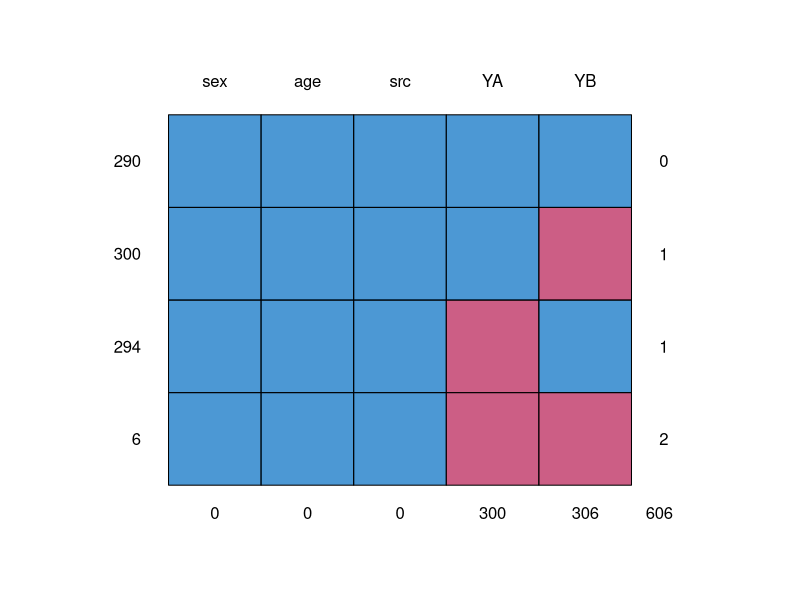
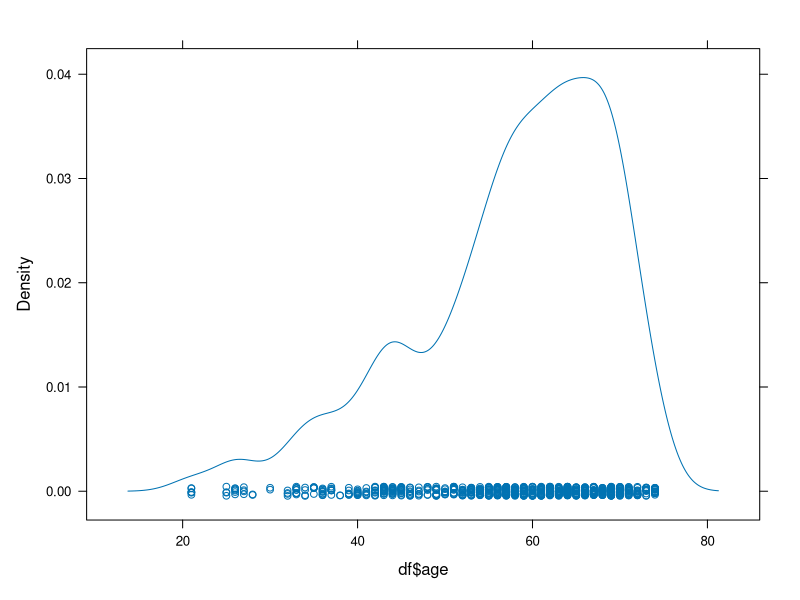

R code for these plots, in order:
################################################################
#Purpose: Outline the process for using multiple imputation with 
#         example "walking" data set from mice package
#Author: Lisa McQuarrie
################################################################

#if needed, install the mice package
#install.packages("mice")
#load the mice package
library(mice)
#load the example data set "walking" from the mice package
df <- walking
# the walking data set has two items, YA and YB, that measure the walking 
# disability in samples A, B, and E

#explore the amount of missing values
summary(df)
sum(is.na(df)) # total number of missing values
md.pattern(df)
#look for variables with large proportion of values missing, the number of complete cases,
# and patterns in the missing data 
# (ex. two variables that are always missing on the same records)
# in this case, YA is observed on src=A and E, YB is observed on src=B and E

#Check the distribution of the variables
densityplot(df$age)
table(df$sex)
table(df$YA)
table(df$YB)
table(df$src)

#we need to impute YA and YB. Both are factors (categorical variables).
#specify which imputation method to use
# make.method makes a vector of method names for each variable with missing data
(imp1.method = make.method(df))
#the default imputation method for ordinal categorical variables is the proportional
# odds model. We can change this if we want, but this is a good default.

#next we need to initialize the predictor matrix, which specifies the predictor 
# variables to use in the imputation model
(imp1.pred = make.predictorMatrix(df))
# If we had more variables we may wish to modify this matrix so that only
# some of the variables are used as predictors in the imputation model.
# Setting a matrix element to 0 will mean that the variable in that column
# is not used to impute the variable in that row.

#m = number of imputations
# rule of thumb: 
# set m = total number of rows with missing values / total number of rows *100
# in this data set, that is m = 600/890 *100 =67.4
#because there is randomness involved in imputation, set.seed will ensure 
# you get the same imputed values each time
imp1 = mice(data = df, m = 68, predictorMatrix = imp1.pred, method = imp1.method, 
            set.seed = 1000)

#imp1$imp gives only the imputed observations for each iteration and each variable
imp1$imp
#complete function gives complete imputed data sets. 
# action parameter specifies which of the m data sets is returned 
# (ie action =1 returns the first imputed set)
imp1.complete = complete(imp1, action = 1)

#use the 'with' function to apply the analysis model to each imputed data set
# for example, if we were estimating a proportional odds model for YA with
# age, sex, and src as explanatory variables we would do...
library(MASS) #we need the polr function from MASS to fit the model
mod1 = with(imp1, polr(YA ~ sex+age+src, Hess=TRUE))

#pool the model estimates from each imputed data set with the pool function
mod1result = pool(mod1)
summary(mod1result)
#model estimates after multiple imputation can be interpreted in the usual way
# for the analysis model